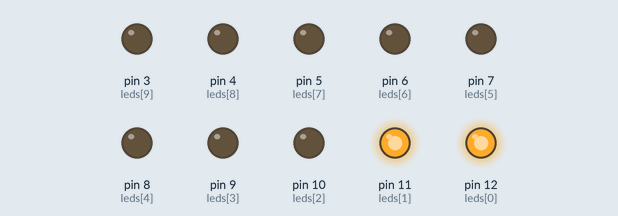
Recording of a sketch running on a simulated Arduino Uno, built with avr-gcc and run on an emulated ATmega328P. On the bench: output pins drawn as LEDs (lit = HIGH).

Above: at 0.5 s.
At 3.5 s:
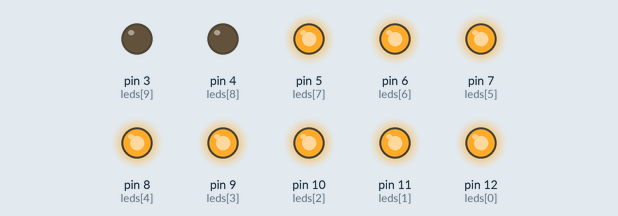
At 5.5 s:
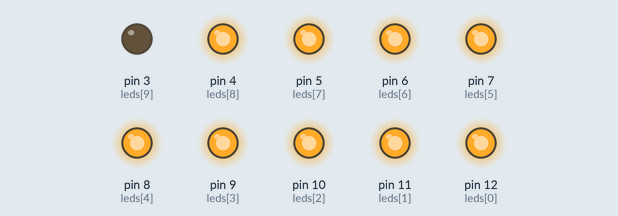
At 7.5 s:
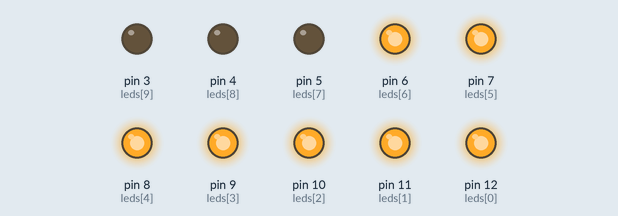
At 11.5 s:
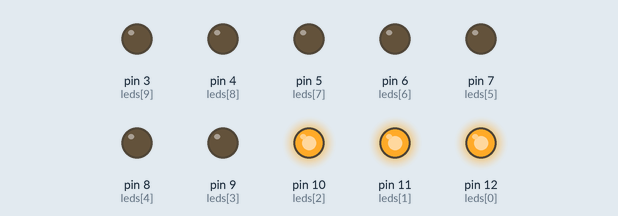
At 15.0 s:
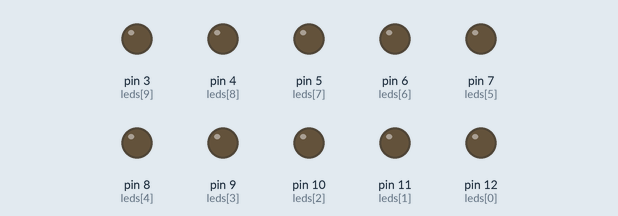
Timing chart, 0 to 20.8 s (numbered marks = the images above):
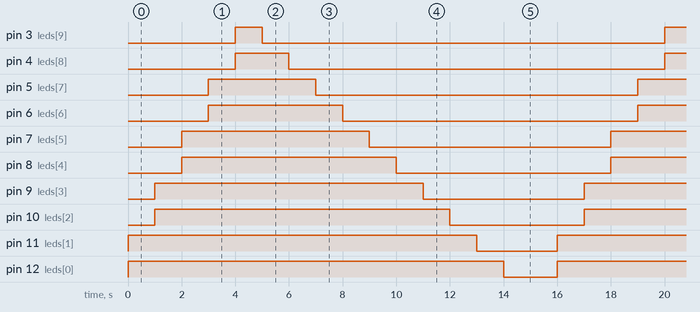

The sketch:

3.6.ino
```cpp
// Definir os pinos dos LEDs
int leds[] = { 12, 11, 10, 9, 8, 7, 6, 5, 4, 3 };

void setup() {
  // Configurar os pinos dos LEDs como saída
  for (int i = 0; i < 10; i++) {
    pinMode(leds[i], OUTPUT);
  }
}
void loop() {

  for (int i = 0; i < 10 - 1; i += 2) {
    // Liga os LEDs no par atual
    digitalWrite(leds[i], HIGH);
    digitalWrite(leds[i + 1], HIGH);

    // Espera um pouco
    delay(1000);
  }

  // Apaga três LEDs de cada vez
  for (int i = 9; i >= 0; i--) {
    // Desliga os LEDs no grupo atual
    digitalWrite(leds[i], LOW);
    delay(1000);
  }
  delay(1000);
}
```

Measured:
- by itself, pin 3 (leds[9]): alternates HIGH for 1.0 s and LOW for 15.0 s
- by itself, pin 4 (leds[8]): alternates HIGH for 2.0 s and LOW for 14.0 s
- by itself, pin 5 (leds[7]): alternates HIGH for 4.0 s and LOW for 12.0 s
- by itself, pin 6 (leds[6]): alternates HIGH for 5.0 s and LOW for 11.0 s
- by itself, pin 7 (leds[5]): alternates HIGH for 7.0 s and LOW for 9.0 s
- by itself, pin 8 (leds[4]): alternates HIGH for 8.0 s and LOW for 8.0 s
- by itself, pin 9 (leds[3]): alternates HIGH for 10.0 s and LOW for 6.0 s
- by itself, pin 10 (leds[2]): alternates HIGH for 11.0 s and LOW for 5.0 s
